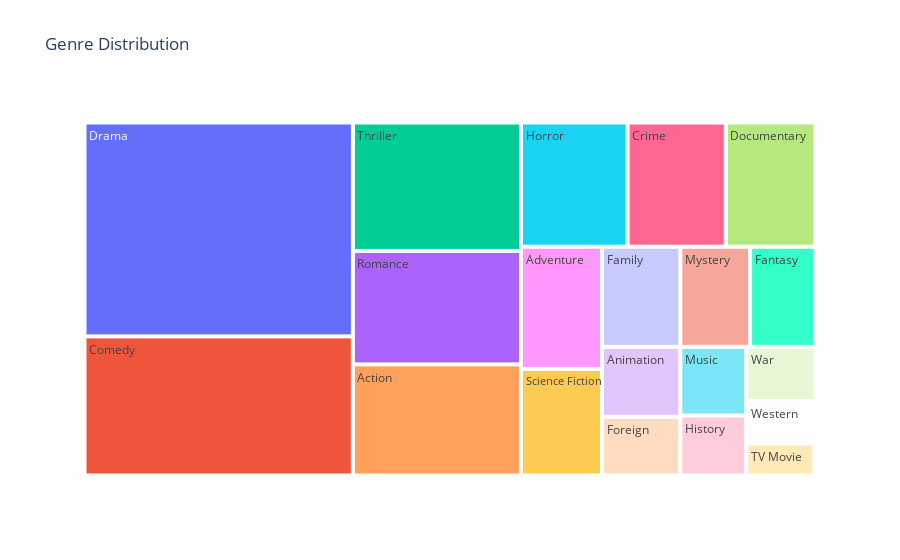

The notebook cell saved with this chart:
### Code cell
import plotly.express as px

# Genre Treemap
genre_counts = pd.Series(all_genres).value_counts().reset_index()
genre_counts.columns = ['Genre', 'Frequency']
fig = px.treemap(genre_counts, path=['Genre'], values='Frequency', title="Genre Distribution")
fig.show()

### Figure 1 — Plotly figure (JSON) as saved in the notebook; plotly's stock layout.template omitted (floating-point values rounded to 4 significant figures)
{"data": [{"branchvalues": "total", "domain": {"x": [0, 1], "y": [0, 1]}, "hovertemplate": "labels=%{label}<br>Frequency=%{value}<br>parent=%{parent}<br>id=%{id}<extra></extra>", "ids": ["Action", "Adventure", "Animation", "Aniplex", "BROSTA TV", "Carousel Productions", "Comedy", "Crime", "Documentary", "Drama", "Family", "Fantasy", "Foreign", "GoHands", "History", "Horror", "Mardock Scramble Production Committee", "Music", "Mystery", "Odyssey Media", "Pulser Productions", "Rogue State", "Romance", "Science Fiction", "Sentai Filmworks", "TV Movie", "Telescene Film Group Productions", "The Cartel", "Thriller", "Vision View Entertainment", "War", "Western"], "labels": ["Action", "Adventure", "Animation", "Aniplex", "BROSTA TV", "Carousel Productions", "Comedy", "Crime", "Documentary", "Drama", "Family", "Fantasy", "Foreign", "GoHands", "History", "Horror", "Mardock Scramble Production Committee", "Music", "Mystery", "Odyssey Media", "Pulser Productions", "Rogue State", "Romance", "Science Fiction", "Sentai Filmworks", "TV Movie", "Telescene Film Group Productions", "The Cartel", "Thriller", "Vision View Entertainment", "War", "Western"], "name": "", "parents": ["", "", "", "", "", "", "", "", "", "", "", "", "", "", "", "", "", "", "", "", "", "", "", "", "", "", "", "", "", "", "", ""], "type": "treemap", "values": [6596, 3496, 1935, 1, 1, 1, 13182, 4307, 3932, 20265, 2770, 2313, 1622, 1, 1398, 4673, 1, 1598, 2467, 1, 1, 1, 6735, 3049, 1, 767, 1, 1, 7624, 1, 1323, 1042]}], "layout": {"autosize": true, "legend": {"tracegroupgap": 0}, "title": {"text": "Genre Distribution"}}}
